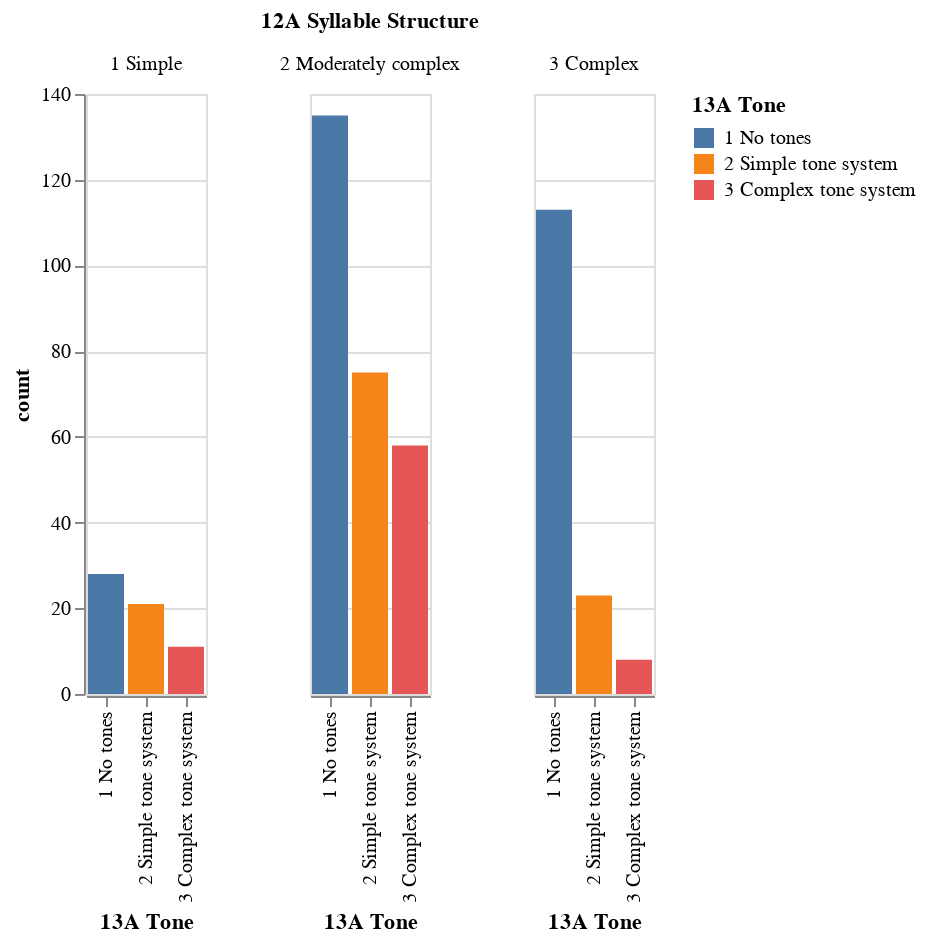

Here is the notebook cell this chart was saved with:
### Markdown cell above
### Grouped Bar Chart of Tones and Syllable Structure

### Code cell
alt.Chart(tone_syllable).mark_bar().encode(
    facet=alt.Facet('12A Syllable Structure'),
    x='13A Tone:O',
    y='count:Q',
    color='13A Tone:N'
)

### Figure 1 — Vega-Lite specification as saved in the notebook (floating-point values rounded to 4 significant figures)
{"config": {"view": {"continuousWidth": 300, "continuousHeight": 300}}, "data": {"name": "data-1c8f1996bf2941b27ae88582353d2b61"}, "mark": {"type": "bar"}, "encoding": {"color": {"field": "13A Tone", "type": "nominal"}, "facet": {"field": "12A Syllable Structure", "type": "nominal"}, "x": {"field": "13A Tone", "type": "ordinal"}, "y": {"field": "count", "type": "quantitative"}}, "$schema": "https://vega.github.io/schema/vega-lite/v5.16.3.json", "datasets": {"data-1c8f1996bf2941b27ae88582353d2b61": [{"12A Syllable Structure": "1 Simple", "13A Tone": "1 No tones", "count": 28, "percentage": 46.67}, {"12A Syllable Structure": "1 Simple", "13A Tone": "2 Simple tone system", "count": 21, "percentage": 35.0}, {"12A Syllable Structure": "1 Simple", "13A Tone": "3 Complex tone system", "count": 11, "percentage": 18.33}, {"12A Syllable Structure": "2 Moderately complex", "13A Tone": "1 No tones", "count": 135, "percentage": 50.37}, {"12A Syllable Structure": "2 Moderately complex", "13A Tone": "2 Simple tone system", "count": 75, "percentage": 27.99}, {"12A Syllable Structure": "2 Moderately complex", "13A Tone": "3 Complex tone system", "count": 58, "percentage": 21.64}, {"12A Syllable Structure": "3 Complex", "13A Tone": "1 No tones", "count": 113, "percentage": 78.47}, {"12A Syllable Structure": "3 Complex", "13A Tone": "2 Simple tone system", "count": 23, "percentage": 15.97}, {"12A Syllable Structure": "3 Complex", "13A Tone": "3 Complex tone system", "count": 8, "percentage": 5.556}]}}
